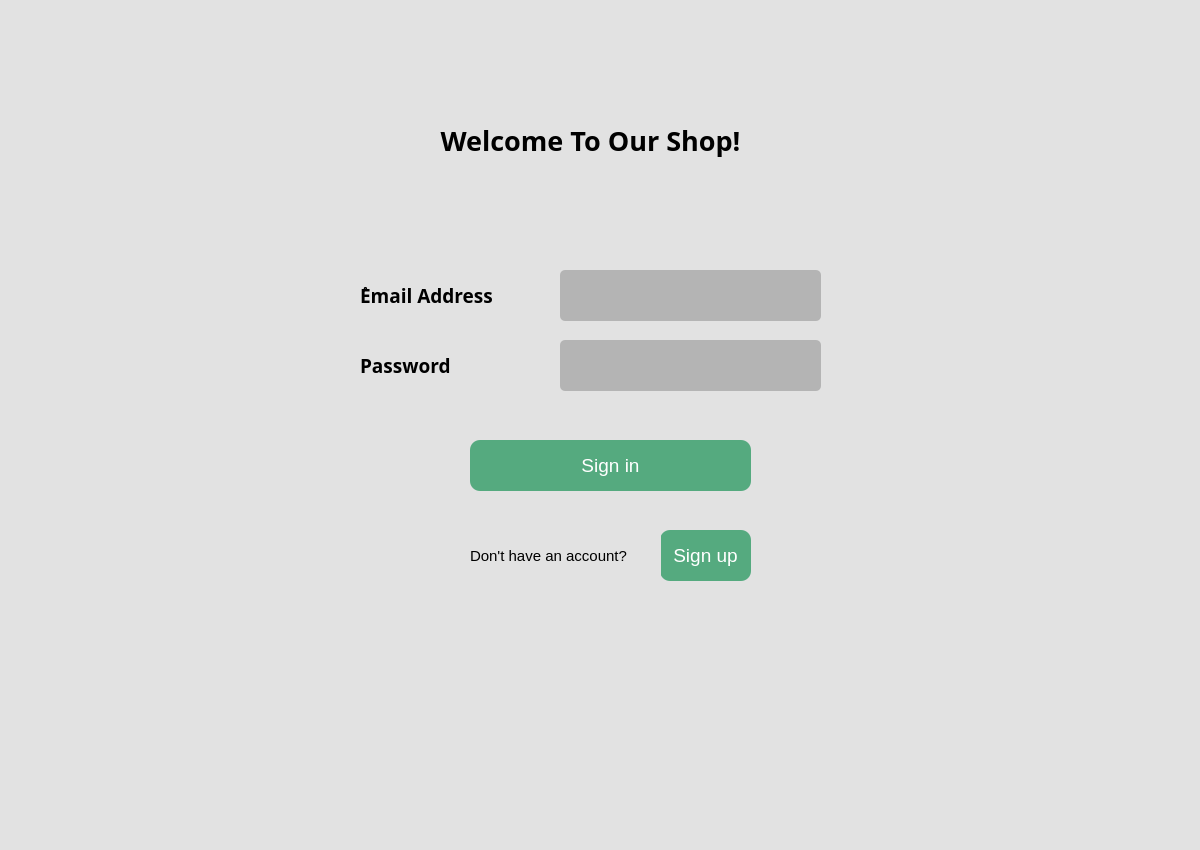
<?xml version="1.0" encoding="UTF-8"?>
<ui version="4.0">
 <class>MainWindow</class>
 <widget class="QMainWindow" name="MainWindow">
  <property name="geometry">
   <rect>
    <x>0</x>
    <y>0</y>
    <width>1200</width>
    <height>850</height>
   </rect>
  </property>
  <property name="windowTitle">
   <string>MainWindow</string>
  </property>
  <property name="autoFillBackground">
   <bool>false</bool>
  </property>
  <property name="styleSheet">
   <string notr="true">background-color: rgb(226, 226, 226);</string>
  </property>
  <property name="inputMethodHints">
   <set>Qt::ImhNone</set>
  </property>
  <widget class="QWidget" name="centralwidget">
   <widget class="QLabel" name="welcomelabel">
    <property name="geometry">
     <rect>
      <x>370</x>
      <y>100</y>
      <width>441</width>
      <height>81</height>
     </rect>
    </property>
    <property name="font">
     <font>
      <family>Yu Gothic UI Semibold</family>
      <pointsize>20</pointsize>
      <weight>75</weight>
      <bold>true</bold>
     </font>
    </property>
    <property name="styleSheet">
     <string notr="true"/>
    </property>
    <property name="text">
     <string>Welcome To Our Shop!</string>
    </property>
    <property name="scaledContents">
     <bool>false</bool>
    </property>
    <property name="alignment">
     <set>Qt::AlignCenter</set>
    </property>
    <property name="wordWrap">
     <bool>true</bool>
    </property>
   </widget>
   <widget class="QPushButton" name="loginbutton">
    <property name="geometry">
     <rect>
      <x>470</x>
      <y>440</y>
      <width>281</width>
      <height>51</height>
     </rect>
    </property>
    <property name="font">
     <font>
      <family>Yu Gothic UI</family>
      <pointsize>14</pointsize>
     </font>
    </property>
    <property name="autoFillBackground">
     <bool>false</bool>
    </property>
    <property name="styleSheet">
     <string notr="true">border-radius: 10px;
color: rgb(255, 255, 255);
background-color: rgb(85, 170, 127);</string>
    </property>
    <property name="text">
     <string>Sign in</string>
    </property>
   </widget>
   <widget class="QLineEdit" name="passwordin">
    <property name="geometry">
     <rect>
      <x>560</x>
      <y>340</y>
      <width>261</width>
      <height>51</height>
     </rect>
    </property>
    <property name="font">
     <font>
      <family>Yu Gothic UI Light</family>
      <pointsize>12</pointsize>
      <weight>50</weight>
      <bold>false</bold>
     </font>
    </property>
    <property name="styleSheet">
     <string notr="true">border-radius: 5px;
background-color: rgb(180, 180, 180);</string>
    </property>
    <property name="text">
     <string/>
    </property>
    <property name="alignment">
     <set>Qt::AlignJustify|Qt::AlignVCenter</set>
    </property>
    <property name="clearButtonEnabled">
     <bool>true</bool>
    </property>
   </widget>
   <widget class="QPushButton" name="donthavebutton">
    <property name="geometry">
     <rect>
      <x>660</x>
      <y>530</y>
      <width>91</width>
      <height>51</height>
     </rect>
    </property>
    <property name="font">
     <font>
      <family>Yu Gothic UI</family>
      <pointsize>14</pointsize>
     </font>
    </property>
    <property name="styleSheet">
     <string notr="true">border-radius: 10px;
color: rgb(255, 255, 255);
background-color: rgb(85, 170, 127);</string>
    </property>
    <property name="text">
     <string>Sign up</string>
    </property>
   </widget>
   <widget class="QLineEdit" name="mailin">
    <property name="geometry">
     <rect>
      <x>560</x>
      <y>270</y>
      <width>261</width>
      <height>51</height>
     </rect>
    </property>
    <property name="font">
     <font>
      <family>Yu Gothic UI Light</family>
      <pointsize>12</pointsize>
      <weight>50</weight>
      <bold>false</bold>
     </font>
    </property>
    <property name="styleSheet">
     <string notr="true">border-radius: 5px;
background-color: rgb(180, 180, 180);</string>
    </property>
    <property name="inputMethodHints">
     <set>Qt::ImhEmailCharactersOnly</set>
    </property>
    <property name="text">
     <string/>
    </property>
    <property name="frame">
     <bool>true</bool>
    </property>
    <property name="alignment">
     <set>Qt::AlignJustify|Qt::AlignVCenter</set>
    </property>
    <property name="clearButtonEnabled">
     <bool>true</bool>
    </property>
   </widget>
   <widget class="QLabel" name="donthavelabel">
    <property name="geometry">
     <rect>
      <x>470</x>
      <y>530</y>
      <width>191</width>
      <height>51</height>
     </rect>
    </property>
    <property name="font">
     <font>
      <family>Yu Gothic UI</family>
      <pointsize>11</pointsize>
     </font>
    </property>
    <property name="text">
     <string>Don't have an account?</string>
    </property>
   </widget>
   <widget class="QLabel" name="label">
    <property name="geometry">
     <rect>
      <x>360</x>
      <y>270</y>
      <width>151</width>
      <height>51</height>
     </rect>
    </property>
    <property name="font">
     <font>
      <family>Yu Gothic UI Semibold</family>
      <pointsize>14</pointsize>
      <weight>75</weight>
      <bold>true</bold>
     </font>
    </property>
    <property name="text">
     <string>ُEmail Address</string>
    </property>
   </widget>
   <widget class="QLabel" name="label_2">
    <property name="geometry">
     <rect>
      <x>360</x>
      <y>340</y>
      <width>141</width>
      <height>51</height>
     </rect>
    </property>
    <property name="font">
     <font>
      <family>Yu Gothic UI Semibold</family>
      <pointsize>14</pointsize>
      <weight>75</weight>
      <bold>true</bold>
     </font>
    </property>
    <property name="text">
     <string>Password</string>
    </property>
   </widget>
  </widget>
  <widget class="QMenuBar" name="menubar">
   <property name="geometry">
    <rect>
     <x>0</x>
     <y>0</y>
     <width>1200</width>
     <height>26</height>
    </rect>
   </property>
  </widget>
  <widget class="QStatusBar" name="statusbar"/>
 </widget>
 <resources/>
 <connections/>
</ui>
